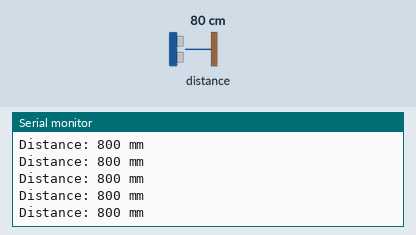
Recording of a sketch running on a simulated Arduino Uno, built with avr-gcc and run on an emulated ATmega328P. Parts: the last lines printed to the serial monitor. The inputs (shaded band) are chosen by the test bench; at power-on: distance to the obstacle 80 cm.

Above: at 1.2 s.
1.3 s: distance to the obstacle set to 2 cm
At 1.61 s:
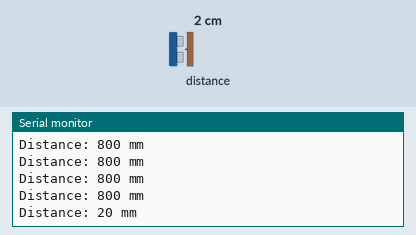
2.8 s: distance to the obstacle set to 4 cm
At 3.01 s:
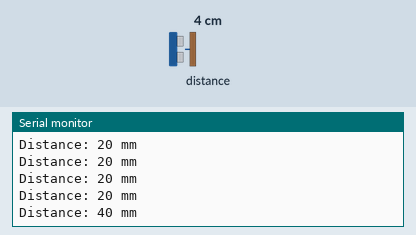
Timing chart, 0 to 5.8 s (numbered marks = the images above; inputs shaded):
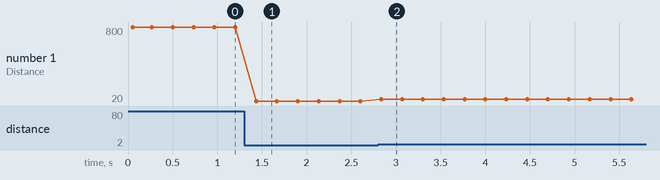

The sketch:

VL53L0X.ino
```cpp
#include <Wire.h>
#include <VL53L0X.h>

VL53L0X sensor;

void setup() {
  Serial.begin(9600);
  Wire.begin();

  Serial.println("VL53L0X test starting...");

  sensor.setTimeout(500);

  if (!sensor.init()) {
    Serial.println("Failed to detect and initialize VL53L0X!");
    Serial.println("Check wiring (SDA=A4, SCL=A5, GND, VCC/VIN) and I2C address.");
    while (1) { delay(10); }
  }

  // Optional: improve stability / range on many modules
  sensor.setMeasurementTimingBudget(20000); // 20ms (try 33000 or 50000 if noisy)

  // Continuous mode (updates repeatedly)
  sensor.startContinuous(50); // one measurement every ~50ms

  Serial.println("VL53L0X initialized OK");
}

void loop() {
  uint16_t distance = sensor.readRangeContinuousMillimeters();

  if (sensor.timeoutOccurred()) {
    Serial.println("TIMEOUT");
  } else {
    Serial.print("Distance: ");
    Serial.print(distance);
    Serial.println(" mm");
  }

  delay(200);
}
```

Measured:
- after the input at 1.3 s, the serial monitor: prints a new line after 0.13 s (image 1)
- after the input at 2.8 s, the serial monitor: prints a new line at once (image 2)
- plotted number 1: 800 → 20 after the input at 1.3 s, 20 → 40 after the input at 2.8 s
